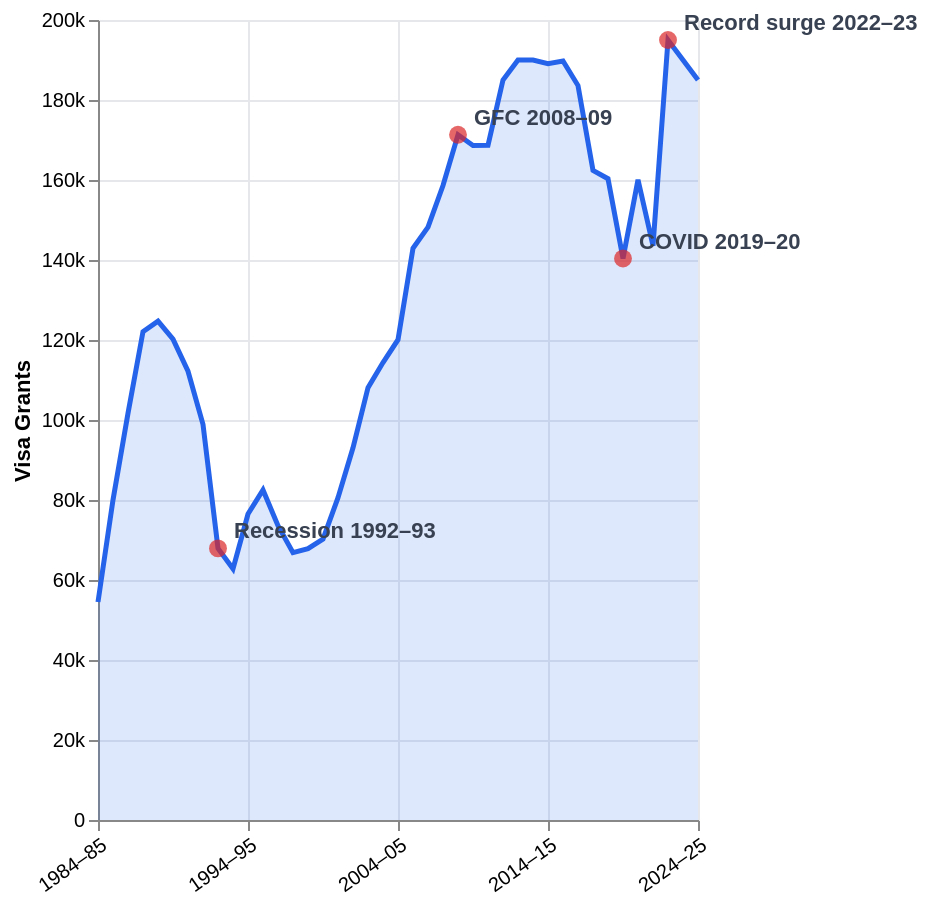

Write a Vega-Lite specification for this figure.
### Vega-Lite specification from a JSON file in a GitHub repository (floating-point values rounded to 4 significant figures)
{"$schema": "https://vega.github.io/schema/vega-lite/v5.json", "width": "container", "height": 400, "background": "#ffffff", "config": {"view": {"stroke": null}}, "layer": [{"data": {"values": [{"year": "1984–85", "total": 54500, "i": 0}, {"year": "1985–86", "total": 80000, "i": 1}, {"year": "1986–87", "total": 101700, "i": 2}, {"year": "1987–88", "total": 122100, "i": 3}, {"year": "1988–89", "total": 124700, "i": 4}, {"year": "1989–90", "total": 120200, "i": 5}, {"year": "1990–91", "total": 112200, "i": 6}, {"year": "1991–92", "total": 98900, "i": 7}, {"year": "1992–93", "total": 67900, "i": 8}, {"year": "1993–94", "total": 62800, "i": 9}, {"year": "1994–95", "total": 76500, "i": 10}, {"year": "1995–96", "total": 82500, "i": 11}, {"year": "1996–97", "total": 73587, "i": 12}, {"year": "1997–98", "total": 66840, "i": 13}, {"year": "1998–99", "total": 67821, "i": 14}, {"year": "1999–00", "total": 70237, "i": 15}, {"year": "2000–01", "total": 80597, "i": 16}, {"year": "2001–02", "total": 93054, "i": 17}, {"year": "2002–03", "total": 108072, "i": 18}, {"year": "2003–04", "total": 114362, "i": 19}, {"year": "2004–05", "total": 120064, "i": 20}, {"year": "2005–06", "total": 142933, "i": 21}, {"year": "2006–07", "total": 148200, "i": 22}, {"year": "2007–08", "total": 158630, "i": 23}, {"year": "2008–09", "total": 171318, "i": 24}, {"year": "2009–10", "total": 168623, "i": 25}, {"year": "2010–11", "total": 168685, "i": 26}, {"year": "2011–12", "total": 184998, "i": 27}, {"year": "2012–13", "total": 190000, "i": 28}, {"year": "2013–14", "total": 190000, "i": 29}, {"year": "2014–15", "total": 189097, "i": 30}, {"year": "2015–16", "total": 189770, "i": 31}, {"year": "2016–17", "total": 183608, "i": 32}, {"year": "2017–18", "total": 162417, "i": 33}, {"year": "2018–19", "total": 160323, "i": 34}, {"year": "2019–20", "total": 140366, "i": 35}, {"year": "2020–21", "total": 160052, "i": 36}, {"year": "2021–22", "total": 143556, "i": 37}, {"year": "2022–23", "total": 195004, "i": 38}, {"year": "2023–24", "total": 190000, "i": 39}, {"year": "2024–25", "total": 185001, "i": 40}]}, "mark": {"type": "area", "line": {"color": "#2563eb", "strokeWidth": 2.5}, "color": "#2563eb", "opacity": 0.15}, "encoding": {"x": {"field": "i", "type": "quantitative", "axis": {"title": null, "values": [0, 5, 10, 15, 20, 25, 30, 35, 40], "labelExpr": "[\"1984–85\",\"1989–90\",\"1994–95\",\"1999–00\",\"2004–05\",\"2009–10\",\"2014–15\",\"2019–20\",\"2024–25\"][indexof([0,5,10,15,20,25,30,35,40], datum.value)]", "labelAngle": -35, "gridColor": "#e5e7eb"}}, "y": {"field": "total", "type": "quantitative", "axis": {"title": "Visa Grants", "format": "~s", "gridColor": "#e5e7eb", "labelExpr": "datum.value >= 1000 ? (datum.value/1000) + 'k' : datum.value"}}, "tooltip": [{"field": "year", "title": "Year"}, {"field": "total", "title": "Visa Grants", "format": ","}]}}, {"data": {"values": [{"i": 8, "total": 67900, "label": "Recession 1992–93"}, {"i": 24, "total": 171318, "label": "GFC 2008–09"}, {"i": 35, "total": 140366, "label": "COVID 2019–20"}, {"i": 38, "total": 195004, "label": "Record surge 2022–23"}]}, "layer": [{"mark": {"type": "point", "filled": true, "size": 80, "color": "#dc2626"}, "encoding": {"x": {"field": "i", "type": "quantitative"}, "y": {"field": "total", "type": "quantitative"}}}, {"mark": {"type": "text", "align": "left", "dx": 8, "dy": -8, "fontSize": 11, "color": "#374151", "fontWeight": "bold"}, "encoding": {"x": {"field": "i", "type": "quantitative"}, "y": {"field": "total", "type": "quantitative"}, "text": {"field": "label"}}}]}]}
